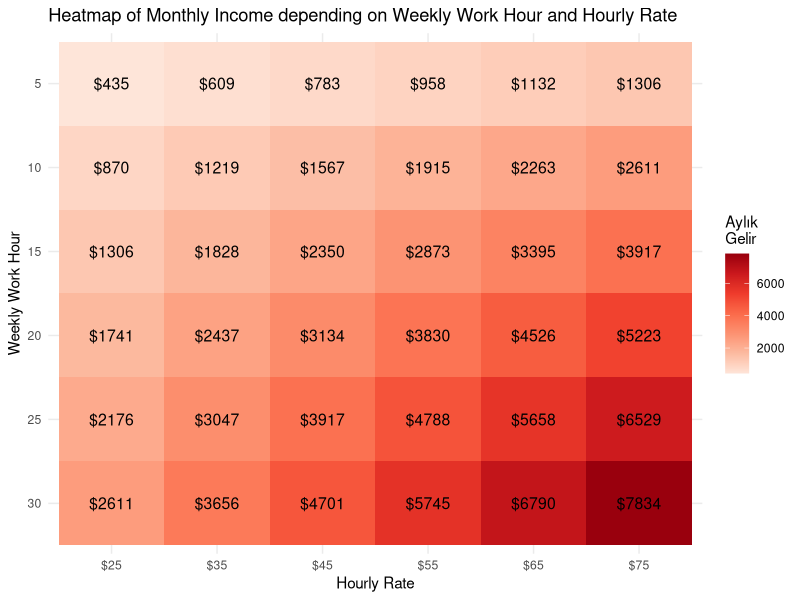
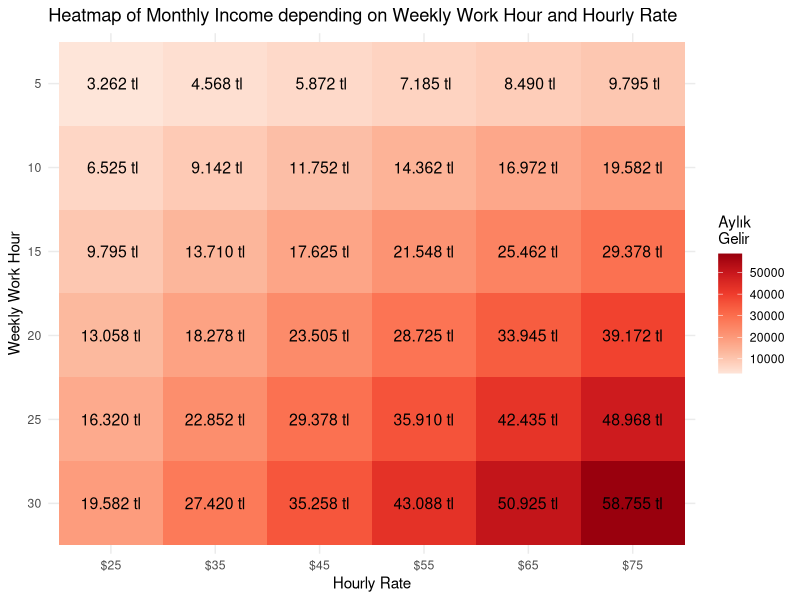
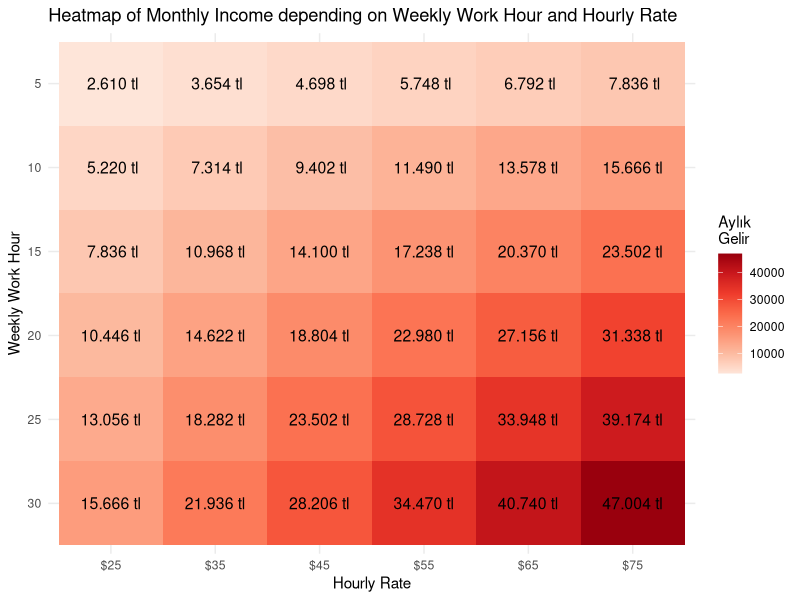

The R script that drew these images, in order:
## ---- chunk 1
knitr::opts_chunk$set(
  echo = FALSE,
  message = FALSE,
  warning = FALSE
)
## ---- chunk 2
library(tidyverse)
## ---- chunk 3
data <- as_tibble(expand.grid(c(1:6) * 5, c(0:5) * 10 + 25))
## ---- chunk 4
week_to_month_coef <- 365.6 / 12 / 7
exchange_rate <- 7.7
upwork_rate <- 0.2
tax_ratio <- 0.2
## ---- chunk 5
data <- data %>%
  rename(
    hourly_rate = Var1,
    weekly_work_hour = Var2
  ) %>%
  mutate(monthly_income_usd = round(
    hourly_rate *
      weekly_work_hour *
      week_to_month_coef *
      (1 - upwork_rate)
  )) %>%
  mutate(
  monthly_income_tl = round(monthly_income_usd * 7.5, 0)
  ) %>%
  mutate(
    monthly_income_tl_net = round(monthly_income_tl * (1 - tax_ratio))
  )
## ---- chunk 6
data %>%
  mutate(weekly_work_hour = paste("$", weekly_work_hour, sep = "")) %>%
  ggplot(aes(
    x = weekly_work_hour,
    y = reorder(hourly_rate, -hourly_rate),
    fill = monthly_income_usd
  )) +
  geom_tile() +
  theme_minimal() +
  ggtitle("Heatmap of Monthly Income depending on Weekly Work Hour and Hourly Rate") +
  xlab("Hourly Rate") +
  ylab("Weekly Work Hour") +
  scale_x_discrete(labels = c("$25", "$35", "$45", "$55", "$65", "$75")) +
  scale_fill_distiller(name = "Aylık\nGelir", palette = "Reds", direction = 1) +
  geom_text(
    aes(
      x = weekly_work_hour,
      y = reorder(hourly_rate, -hourly_rate),
      label = paste("$", as.character(monthly_income_usd), sep = "")
    ),
    color = "black",
    size = 4
  )
## ---- chunk 7
data %>%
  mutate(weekly_work_hour = paste("$", weekly_work_hour, sep = "")) %>%
  ggplot(aes(
    x = weekly_work_hour,
    y = reorder(hourly_rate, -hourly_rate),
    fill = monthly_income_tl
  )) +
  geom_tile() +
  ggtitle("Heatmap of Monthly Income depending on Weekly Work Hour and Hourly Rate") +
  theme_minimal() +
  xlab("Hourly Rate") +
  ylab("Weekly Work Hour") +
  scale_x_discrete(labels = c("$25", "$35", "$45", "$55", "$65", "$75")) +
  scale_fill_distiller(name = "Aylık\nGelir", palette = "Reds", direction = 1) +
  geom_text(
    aes(
      x = weekly_work_hour,
      y = reorder(hourly_rate, -hourly_rate),
      label = paste(format(monthly_income_tl, big.mark = "."), "tl")
    ),
    color = "black",
    size = 4
  )
## ---- chunk 8
data %>%
  mutate(weekly_work_hour = paste("$", weekly_work_hour, sep = "")) %>%
  ggplot(aes(
    x = weekly_work_hour,
    y = reorder(hourly_rate, -hourly_rate),
    fill = monthly_income_tl_net
  )) +
  geom_tile() +
  ggtitle("Heatmap of Monthly Income depending on Weekly Work Hour and Hourly Rate")+ theme_minimal() +
  xlab("Hourly Rate") +
  ylab("Weekly Work Hour") +
  scale_x_discrete(labels = c("$25", "$35", "$45", "$55", "$65", "$75")) +
  scale_fill_distiller(name = "Aylık\nGelir", palette = "Reds", direction = 1) +
  geom_text(
    aes(
      x = weekly_work_hour,
      y = reorder(hourly_rate, -hourly_rate),
      label = paste(format(monthly_income_tl_net, big.mark = "."), "tl")
    ),
    color = "black",
    size = 4
  )


